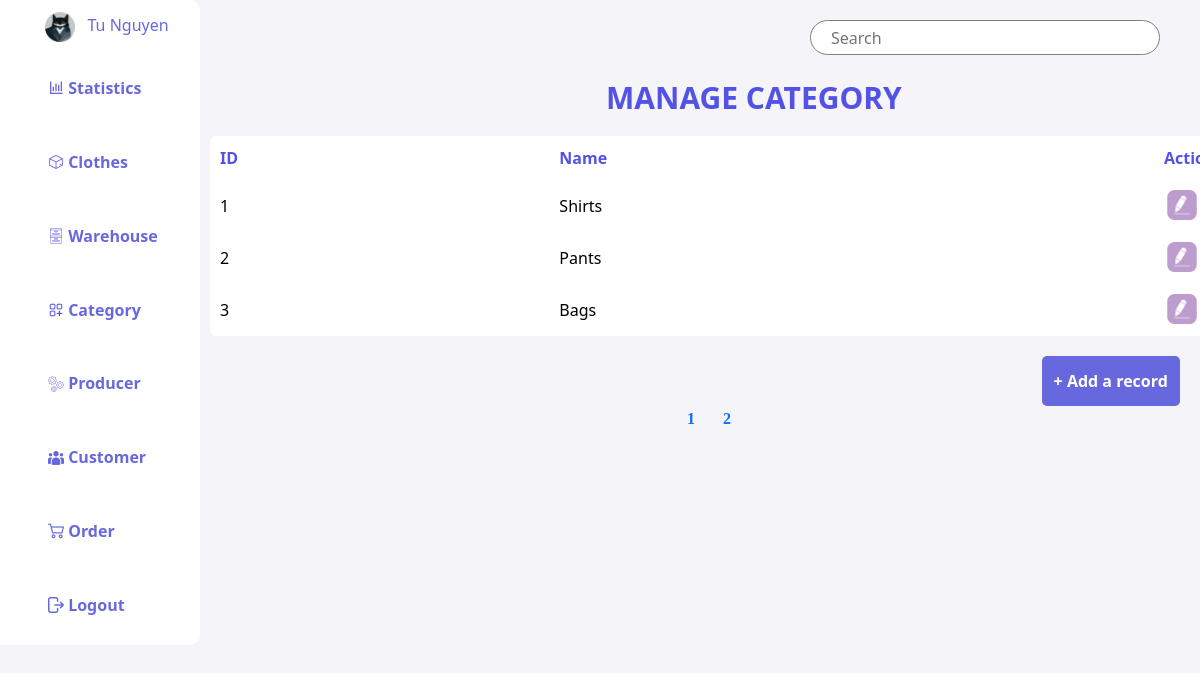
The app's page /admin/category_manager/index.php (signed in) with its own data.
### tables this page shows
create table categories(
	id INT auto_increment,
    name VARCHAR(100) NOT NULL unique,
    primary key(id)
);

### admin/category_manager/index.php (the view, shortened to what this page needs)
<!doctype html>
<html lang="en">
    <head>
        <link rel="stylesheet" type="text/css" href="../css/style.css">
        <link href="https://cdn.jsdelivr.net/npm/bootstrap@5.3.0/dist/css/bootstrap.min.css" rel="stylesheet"
>
    </head>
    <body>
    <?php
    include_once "../layout/navigation.php";
    include_once '../connect/open.php';
    $search = "";
    $recordOnePage = 3;
    $page = 1;
    $start = ($page - 1) * $recordOnePage;
    $sql = "SELECT * FROM categories
            WHERE name LIKE '%$search%' OR id LIKE '%$search%'
            ORDER BY id ASC
            LIMIT $start, $recordOnePage";
    $categories = mysqli_query($connect, $sql);
    ?>
<section class="main_content">
        <form style="margin: 20px 0 20px 0" method="get" action="">
            <input class="search" type="text" name="search" value="<?= $search; ?>" placeholder="Search">
        </form>
    <p class="table_title"> MANAGE CATEGORY </p>
    <table class="table-admin" border="0" cellspacing="0" cellpadding="10" width="98%">
        <tr>
            <th class="t-heading" align="left"> ID </th>
            <th class="t-heading" align="left"> Name </th>
            <th class="t-heading" width="100px"> Action </th>
        </tr>
        <?php
        foreach($categories as $category) {
            ?>
            <tr class="record">
                <td class="record">
                    <?= $category['id']?>
                </td>
                <td>
                    <?= $category['name']?>
                </td>
                <td style="display: flex; justify-content: space-around">
                    <a class="edit"  href="edit.php?id=<?= $category['id'] ?>">
                        <img width="30px" src="../../image/edit.png">
                    </a><br>
                </td>
            </tr>
            <?php
        }
        ?>
    </table>
    <button class="btn add btn-primary">
        <a class="link_in_button" href="create.php"> + Add a record </a>
    </button>
    <br>
    <?php
    include_once '../layout/footer.php';
    ?>
</section>
    </body>
</html>

### admin/layout/navigation.php (shortened to what this page needs)
<!doctype html>
<html lang="en">
<head>
    <link rel="stylesheet" type="text/css" href="../css/style.css">
</head>
<body>
<header>
    <div class="navbar">
        <ul class="navbar_menu">
            <li style="margin-left: 45px">
                <?php
                    include_once "../connect/open.php";
                    $email = $_SESSION['email_admin'];
                    $sql = "SELECT name FROM admins WHERE email = '$email'";
                    $admins = mysqli_query($connect, $sql);
                ?>
                <img width="30px" src="../../image/celement cat.png">
                <?php
                    foreach ($admins as $admin){
                ?>
                <span>
                    &nbsp <?= $admin['name'] ?>
                </span>
                <?php
                    }
                ?>
            </li>
            <li class="choice">
                <img style="width:16px; margin-top: -3px" src="../../image/statistic.png">
                <a class="link_in_menu" href="../homepage/index.php"> Statistics </a>
            </li>
            <li  class="choice">
                <img style="width:16px; margin-top: -3px" src="../../image/package.png">
                <a class="link_in_menu" href="../clothes_manage/index.php"> Clothes </a>
            </li>
            <li class="choice">
                <img style="width:16px; margin-top: -3px" src="../../image/boxes.png">
                <a class="link_in_menu" href="../warehouse/index.php"> Warehouse </a>
            </li>
            <li class="choice">
                <img style="width:16px; margin-top: -3px" src="../../image/menu.png">
                <a class="link_in_menu" href="../category_manager/index.php"> Category </a>
            </li>
            <li  class="choice">
                <img style="width:16px; margin-top: -3px" src="../../image/machice.png">
                <a class="link_in_menu" href="../producer_manage/index.php"> Producer </a>
            </li>
            <li  class="choice">
                <img style="width:16px; margin-top: -3px" src="../../image/customer.png">
                <a class="link_in_menu" href="../customer_manage/index.php"> Customer </a>
            </li>
            <li  class="choice">
                <img style="width:16px; margin-top: -3px" src="../../image/shopping-cart (1).png">
                <a class="link_in_menu" href="../order_manage/index.php"> Order </a>
            </li>
            <li  class="choice">
                <img style="width:16px; margin-top: -3px" src="../../image/log-out.png">
                <a class="link_in_menu" href="../account/logout_admin.php"> Logout </a>
            </li>
        </ul>
    </div>
</header>
</body>
</html>

### admin/css/style.css (style rules this page uses)
.main_content { margin-left: 210px; max-width: 1100px; position: relative; overflow: hidden; padding-top: 0 !important; scroll-behavior: smooth; }
.search { width: 350px; height: 35px; border-radius: 20px; border: 0.5px solid gray; right: 20px; padding-left: 20px; margin-left: 600px; }
.table-admin { width: 1044px; background-color: white; border: none; border-radius: 6px; }
.table_title { font-weight: bold; font-size: 30px; margin-left:40%; color: #5252e7; }
.t-heading { color: #5252e7; }
.record { color: black; }
.btn { width: border-box; height: 50px; border-radius: 5px; border: none; color: white; background-color: #6868de; font-weight: bold; }
.add { margin-top: 20px; margin-left: 84%; background-color: #6868de; color: white; }
.link_in_button { text-decoration: none; color: white; }
.edit { text-decoration: none; color: #231ec2; }

### admin/category_manager/index.php (style rules this page uses)
body { background-color: #F5F4F8; }

### admin/layout/navigation.php (style rules this page uses)
body { margin:0; color: #6868de; }
.navbar { position: fixed; display: block; padding: 0; }
.navbar_menu { height: 645px; position: absolute; padding-left: 0; list-style-type: none; background-color: #FFFFFF; color: #6868de; display: flex; justify-content: space-around; flex-direction: column; border-bottom-right-radius: 10px; border-top-right-radius: 10px; font-size: 16px; }
.choice { width: 200px; height: 50px; color: #6868de; text-decoration: none; padding-left: 24%; padding-top: 10px; }
.link_in_menu { text-decoration: none; color: #6868de; font-weight: bold; }

### records on screen
categories: id "1", name "Shirts"
categories: id "2", name "Pants"
categories: id "3", name "Bags"

### other values on screen
$admin['name'] "Tu Nguyen"
